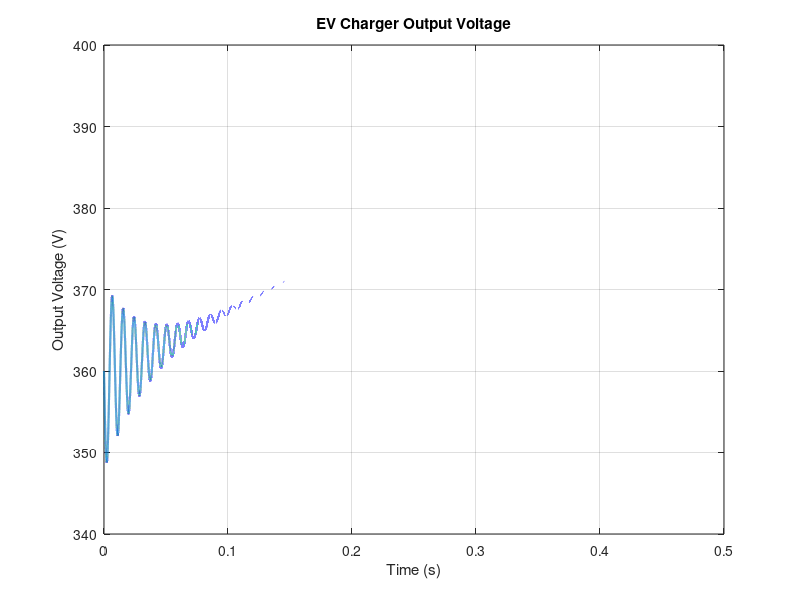
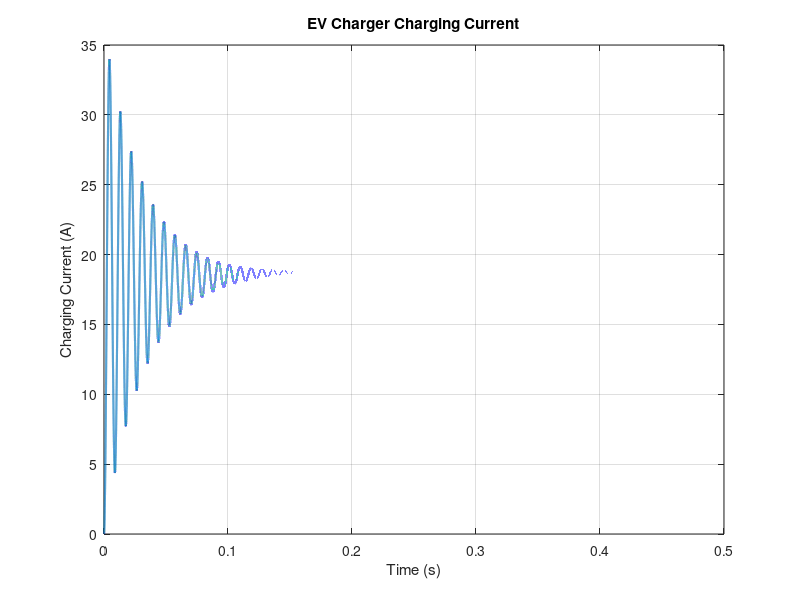
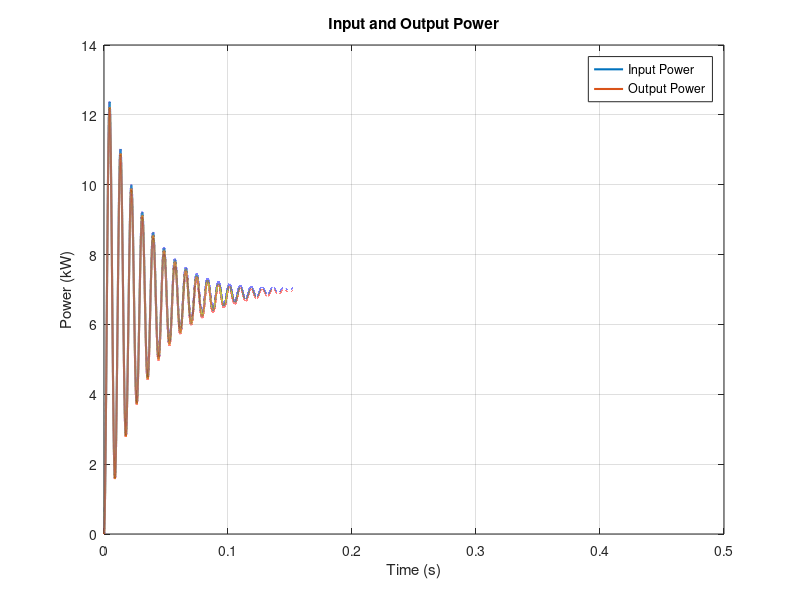
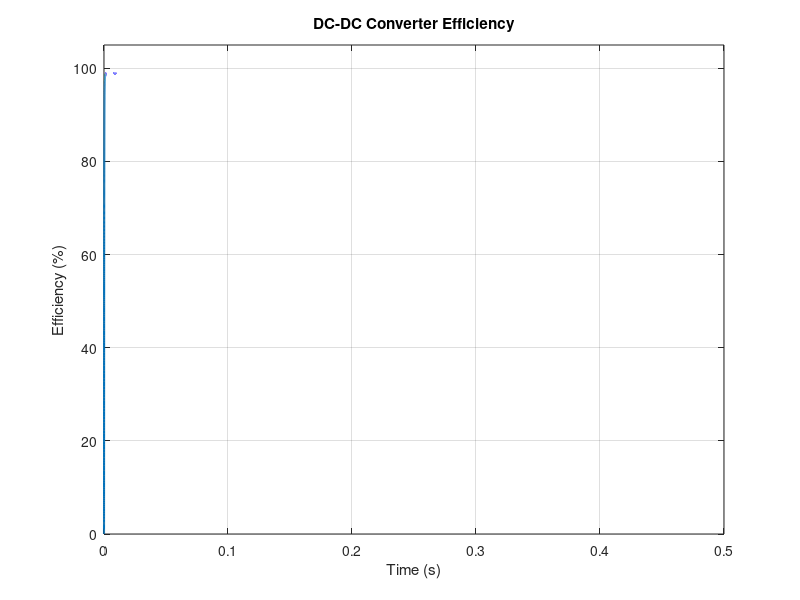

Here is the MATLAB script that generated these plots, in order:
%% EV Charging & Power Electronics Simulation
% Averaged DC-DC buck converter model for EV battery charging.
% Standalone MATLAB simulation.

clear;
clc;
close all;

%% Parameters

Vin = 500;                 % DC input voltage [V]
Vbat_start = 360;          % Initial battery voltage [V]
Vbat_end = 400;            % Final battery voltage [V]

L = 2e-3;                  % Inductor [H]
C = 2.2e-3;                % Output capacitor [F]

fs = 20e3;                 % Switching frequency [Hz]
dt = 1e-6;                 % Simulation time step [s]
T = 0.50;                  % Simulation duration [s]

Iref = 18;                 % Charging current reference [A]

Rinductor = 0.08;          % Inductor resistance [ohm]
Rswitch = 0.04;            % Equivalent switch resistance [ohm]
Paux = 20;                 % Auxiliary power [W]

%% Time vector

t = 0:dt:T;
N = numel(t);

%% Pre-allocation

iL = zeros(1,N);
Vout = zeros(1,N);

Pin = zeros(1,N);
Pout = zeros(1,N);
eta = zeros(1,N);

Vbat = zeros(1,N);
Dcmd = zeros(1,N);

Vout(1) = Vbat_start;

%% DC-DC Converter Simulation

for k = 1:N-1

    % Battery voltage increases during charging
    Vbat(k) = Vbat_start + ...
        (Vbat_end - Vbat_start) * t(k)/T;

    % Feed-forward duty ratio
    duty_ff = Vbat(k) / Vin;

    % Voltage error
    voltage_error = Vbat(k) - Vout(k);

    % Duty ratio control
    duty = duty_ff + 0.0025 * voltage_error;

    % Duty ratio limits
    duty = min(max(duty,0.05),0.95);

    Dcmd(k) = duty;

    % Inductor voltage
    vL = duty*Vin - Vout(k) - iL(k)*Rinductor;

    % Inductor current
    iL(k+1) = max(0, ...
        iL(k) + (vL/L)*dt);

    % Capacitor current
    iC = iL(k) - Vout(k)/20;

    % Output voltage
    Vout(k+1) = max(0, ...
        Vout(k) + (iC/C)*dt);

    % Output power
    Pout(k) = Vout(k) * iL(k);

    % Estimated losses
    Ploss = iL(k)^2 * ...
        (Rinductor + Rswitch) + Paux;

    % Input power
    Pin(k) = Pout(k) + Ploss;

    % Efficiency
    eta(k) = 100 * Pout(k) / ...
        max(Pin(k),eps);

end

%% Final values

Vbat(end) = Vbat_end;

Dcmd(end) = Dcmd(end-1);
Pin(end) = Pin(end-1);
Pout(end) = Pout(end-1);
eta(end) = eta(end-1);

%% Display Results

fprintf('\n');
fprintf('========================================\n');
fprintf(' EV CHARGING POWER ELECTRONICS MODEL\n');
fprintf('========================================\n');

fprintf('Input Voltage          : %.1f V\n',Vin);

fprintf('Initial Battery Voltage: %.1f V\n', ...
    Vbat_start);

fprintf('Final Battery Voltage  : %.1f V\n', ...
    Vbat_end);

fprintf('Peak Output Power      : %.1f W\n', ...
    max(Pout));

fprintf('Average Efficiency     : %.2f %%\n', ...
    mean(eta(t > 0.1)));

fprintf('Final Output Voltage   : %.1f V\n', ...
    Vout(end));

fprintf('========================================\n');

%% Create Results Folder

if ~exist('results','dir')
    mkdir('results');
end

%% Result 1 - Output Voltage

figure;

plot(t,Vout,'LineWidth',1.5);

grid on;

xlabel('Time (s)');
ylabel('Output Voltage (V)');

title('EV Charger Output Voltage');

saveas(gcf, ...
    'results/output-voltage.png');

%% Result 2 - Charging Current

figure;

plot(t,iL,'LineWidth',1.5);

grid on;

xlabel('Time (s)');
ylabel('Charging Current (A)');

title('EV Charger Charging Current');

saveas(gcf, ...
    'results/charging-current.png');

%% Result 3 - Power Flow

figure;

plot(t,Pin/1000,'LineWidth',1.5);

hold on;

plot(t,Pout/1000,'LineWidth',1.5);

grid on;

xlabel('Time (s)');
ylabel('Power (kW)');

title('Input and Output Power');

legend('Input Power', ...
       'Output Power', ...
       'Location','best');

saveas(gcf, ...
    'results/power-flow.png');

%% Result 4 - Efficiency

figure;

plot(t,eta,'LineWidth',1.5);

grid on;

xlabel('Time (s)');
ylabel('Efficiency (%)');

title('DC-DC Converter Efficiency');

ylim([0 105]);

saveas(gcf, ...
    'results/efficiency.png');

%% Save Numerical Results

results.time = t;

results.input_voltage = Vin;

results.battery_voltage = Vbat;

results.output_voltage = Vout;

results.charging_current = iL;

results.input_power = Pin;

results.output_power = Pout;

results.efficiency = eta;

results.duty_ratio = Dcmd;

save('results/simulation_results.mat', ...
     'results');

fprintf('\nSimulation results saved successfully.\n');
